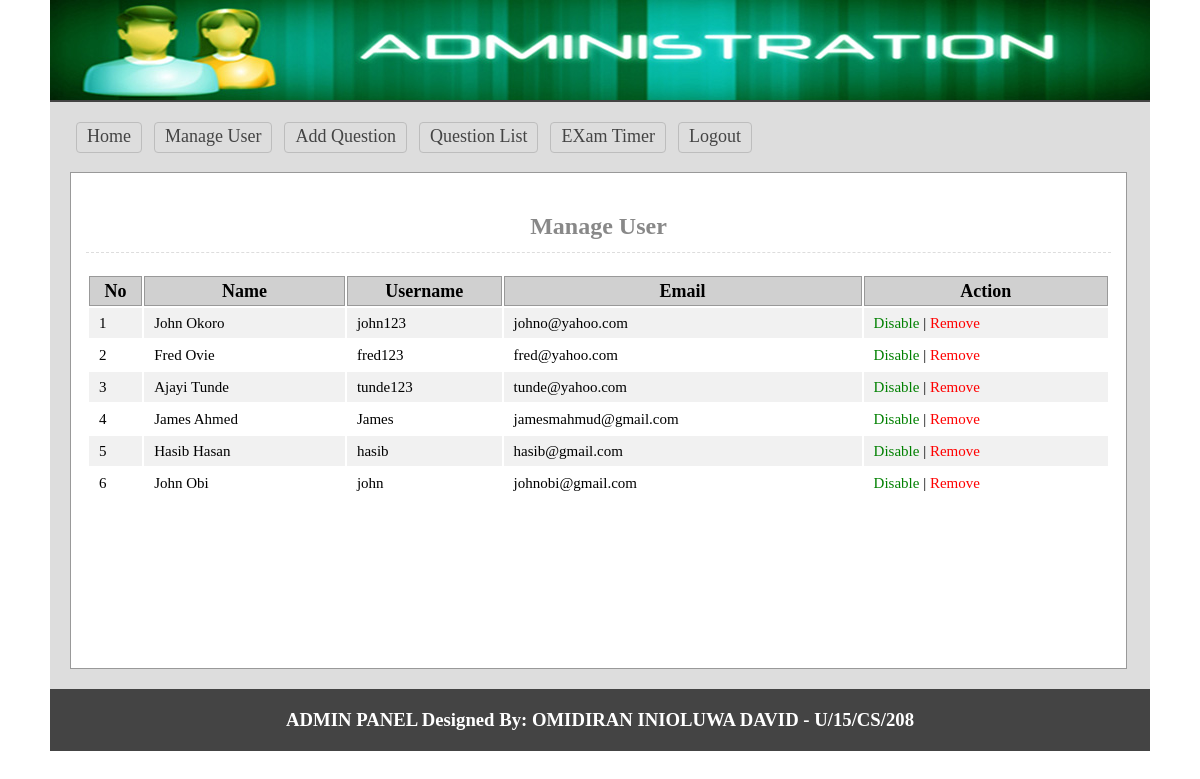
The app's page /admin/users.php (signed in) with its own data.
### tables this page shows
CREATE TABLE IF NOT EXISTS `tbl_user` (
  `userId` int(11) NOT NULL AUTO_INCREMENT,
  `name` varchar(50) NOT NULL,
  `username` varchar(30) NOT NULL,
  `password` varchar(32) NOT NULL,
  `email` varchar(255) NOT NULL,
  `status` int(11) NOT NULL DEFAULT '0',
  PRIMARY KEY (`userId`)
);

### lib/Database.php (called while the page is built, shortened)
<?php
Class Database{
	public $host   = DB_HOST;
	public $user   = DB_USER;
	public $pass   = DB_PASS;
	public $dbname = DB_NAME;
	public $link;
	private function connectDB(){
	$this->link = new mysqli($this->host, $this->user, $this->pass, $this->dbname);
 }
	public function select($query){
		$result = $this->link->query($query) or die($this->link->error.__LINE__);
		if($result->num_rows > 0){
			return $result;
		} else {
			return false;
		}
	}
}

### classes/User.php (called while the page is built, shortened)
<?php
$filepath = realpath(dirname(__FILE__));
include_once ($filepath.'/../lib/Database.php');
class User{
    private $db;
    public function __construct(){
        $this->db = new Database();
    }
    public function getAllUser(){
        $query = "SELECT * FROM tbl_user ORDER BY userId DESC";
        $result = $this->db->select($query);
        return $result;
    }
}
?>

### admin/users.php (the view, shortened to what this page needs)
<?php
$filepath = realpath(dirname(__FILE__));
include_once ($filepath.'/inc/header.php');
include_once ($filepath.'/../classes/User.php');
$usr = new User();
?>
    <div class="main">
      <h1 style="text-align: center; font-size: 24px">Manage User</h1>
        <div class="manageuser">
           <table class="tblone">
               <tr>
                 <th>No</th>
                 <th>Name</th>
                 <th>Username</th>
                 <th>Email</th>
                 <th>Action</th>
               </tr>
              <?php
                 $userData = $usr->getAllUser();
                 if($userData){
                     $i = 0;
                   while($result = $userData->fetch_assoc()){
                     $i++;
              ?>
               <tr>
                 <td>
                     <?php
                     if($result['status']=='1'){
                         echo "<span class='error'>".$i."</span>";
                     }else{
                         echo $i;
                     }
                     ?>
                 </td>
                 <td>
                     <?php
                     if($result['status']=='1'){
                         echo "<span class='error'>".$result['name']."</span>";
                     }else{
                         echo $result['name'];
                     }
                     ?>
                 </td>
                 <td><?php echo $result['username']; ?></td>
                 <td><?php echo $result['email']; ?></td>
                 <td >
                     <?php
                        if($result['status']=='0'){ ?>
                            <a style="color: green; text-decoration: none" onclick="return confirm('Are You Sure to Disable?')" href="?dis=<?php echo $result['userId']; ?>">Disable</a>
                     <?php } else{ ?>
                            <a style="color: blue; text-decoration: none" onclick="return confirm('Are You Sure to Enable?')" href="?ena=<?php echo $result['userId']; ?>">Enable</a>
                     <?php } ?>
                     | <a style="color: red; text-decoration: none" onclick="return confirm('Are You Sure to Remove?')" href="?del=<?php echo $result['userId']; ?>">Remove</a>
                 </td>
               </tr>
               <?php } } ?>
           </table>
       </div>
  </div>
<?php include 'inc/footer.php'; ?>

### admin/css/admin.css (style rules this page uses)
* { margin:0;padding:0;outline:none }
body { font-family:verdana }
.tblone { width:100%;border:1px solid #fff;margin:20px 0 }
.tblone td { font-size: 15px; padding: 5px 10px; }
table.tblone th { background-color: #d0d0d0; border: 1px solid #999; }
table.tblone tr:nth-child(2n+1) { background:#fff;height:30px; }
table.tblone tr:nth-child(2n) { background:#f1f1f1;height:30px; }
.tblone td a { color:#3399FF; }
.main { background: #fff none repeat scroll 0 0; border: 1px solid #999; margin-top: 15px; min-height: 465px; padding: 15px; width: 1025px; }
.main h1 { border-bottom: 1px dashed #ddd; color: #888; margin: 25px 0 5px; padding-bottom: 12px; }

### records on screen
tbl_user: name "John Okoro", username "john123", email "johno@yahoo.com"
tbl_user: name "Fred Ovie", username "fred123", email "fred@yahoo.com"
tbl_user: name "Ajayi Tunde", username "tunde123", email "tunde@yahoo.com"
tbl_user: name "James Ahmed", username "James", email "jamesmahmud@gmail.com"
tbl_user: name "Hasib Hasan", username "hasib", email "hasib@gmail.com"
tbl_user: name "John Obi", username "john", email "johnobi@gmail.com"
